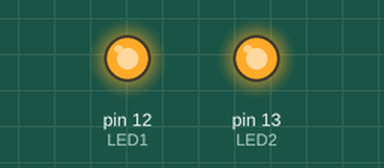
Simulated run of this sketch. Board: Arduino Uno, built with avr-gcc and run on an emulated ATmega328P. On the bench: output pins drawn as LEDs (lit = HIGH).

Above: at 0.1 s.
At 3.1 s:
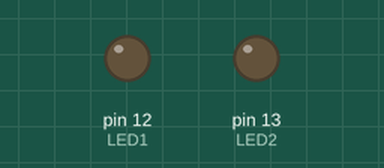
Timing chart, 0 to 4.6 s (numbered marks = the images above):
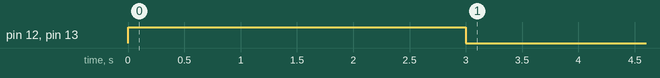

The sketch:

sketch_mar12b.ino
```cpp
const int LED1= 12; // Replace with your relay pin
const int LED2= 13;


void setup() {
  pinMode(LED1, OUTPUT);
  pinMode(LED2, OUTPUT);

  digitalWrite(LED1, HIGH); // Turn on LED
  digitalWrite(LED2, HIGH);
  delay(3000); // Wait for 3 seconds
  digitalWrite(LED1, LOW); // Turn off LED
  digitalWrite(LED2, LOW);
  delay(3000); // Wait for 3 seconds
}

void loop() {

}
```
